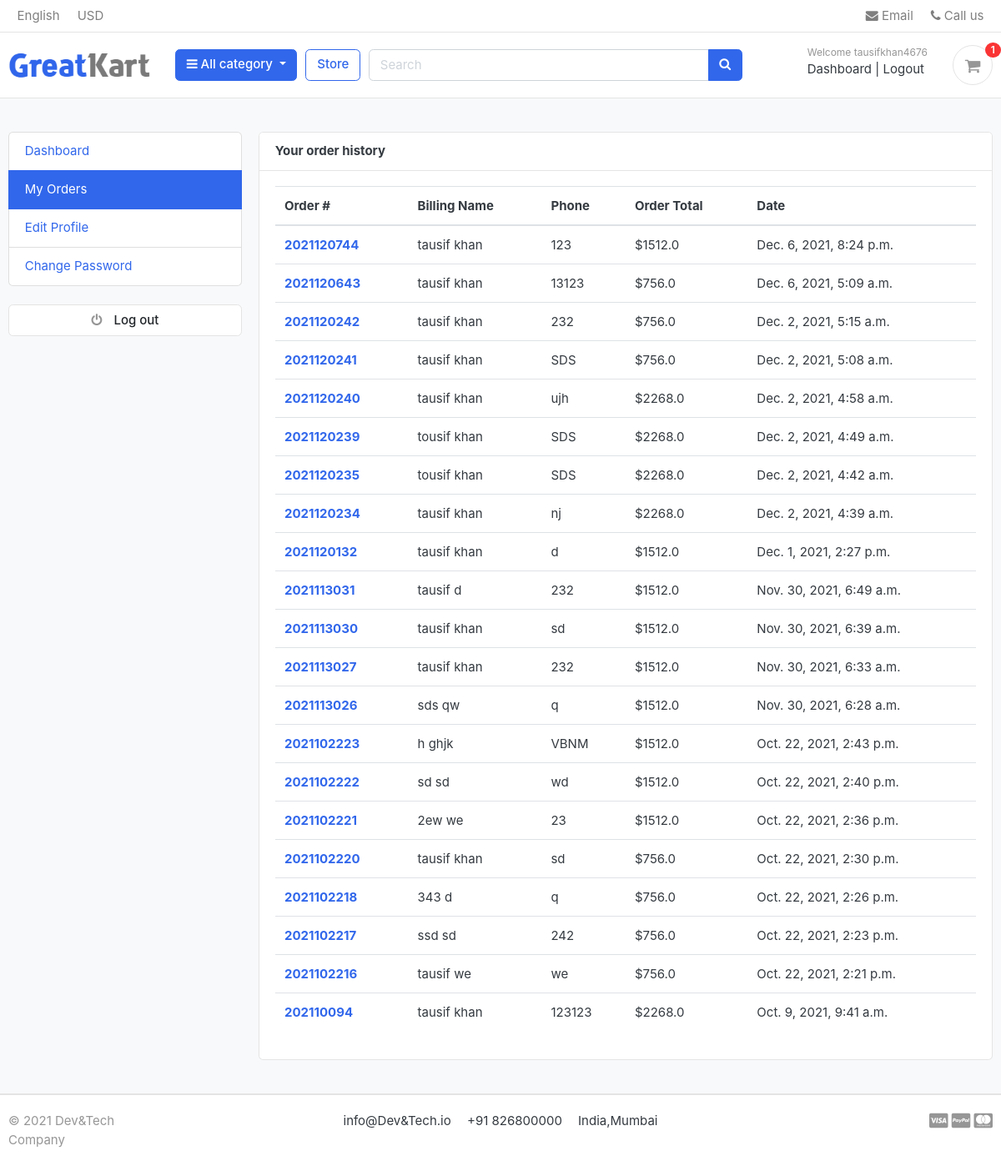
The page /accounts/my_orders/ (signed in) on the database its author committed.
### accounts/models.py (models this page shows, shortened)
class Account(AbstractBaseUser):
    first_name=models.CharField(max_length=100,default="")
    last_name=models.CharField(max_length=100,default="")
    username=models.CharField(max_length=100,unique=True,default="")
    email=models.EmailField(max_length=100,unique=True,default="")
    phone_number=models.CharField(max_length=20,default="")
    date_joined=models.DateTimeField(auto_now_add=True)
    last_login=models.DateTimeField(auto_now_add=True)
    is_admin=models.BooleanField(default=False)
    is_active=models.BooleanField(default=False)
    is_staff=models.BooleanField(default=False)
    is_superadmin=models.BooleanField(default=False)
    USERNAME_FIELD='email'
    REQUIRED_FIELDS=['username','first_name','last_name']
    objects=MyAccountManager()

### orders/models.py (models this page shows, shortened)
class Order(models.Model):
    STATUS=(
        ("New","New"),
        ("Accepted","Accepted"),
        ("Completed","Completed"),
        ("Cancelled","Cancelled"),
    )
    user=models.ForeignKey(Account,on_delete=models.SET_NULL,null=True)
    payment=models.ForeignKey(Payment,on_delete=models.SET_NULL,blank=True,null=True)
    order_number=models.CharField(max_length=25)
    first_name=models.CharField(max_length=100)
    last_name=models.CharField(max_length=100)
    phone=models.CharField(max_length=20)
    email=models.EmailField(max_length=100)
    address_line_1=models.CharField(max_length=100)
    address_line_2=models.CharField(max_length=100,blank=True)
    country=models.CharField(max_length=20)
    state=models.CharField(max_length=20)
    city=models.CharField(max_length=20)
    order_note=models.CharField(max_length=100)
    order_total=models.FloatField()
    tax=models.FloatField()
    status=models.CharField(blank=True,max_length=20)
    ip=models.CharField(blank=True,max_length=20)
    is_ordered=models.BooleanField(default=False)
    created_at=models.DateTimeField(auto_now_add=True)
    updated_at=models.DateTimeField(auto_now=True)
    def full_name(self):
        return f'{self.first_name} {self.last_name}'

### accounts/views.py (the view)
# urls.py: path('my_orders/', views.my_orders, name='my_orders'),
@login_required(login_url='login')
def my_orders(request):
    orders = Order.objects.filter(user=request.user, is_ordered=True).order_by('-created_at')
    context = {
        'orders': orders,
    }
    return render(request, 'accounts/my_orders.html', context)

### carts/context_processors.py (called while the page is built)
def counter(request):
    cart_count=0
    if 'admin' in request.path:
        return{}
    else:
        try:
            cart=Cart.objects.filter(cart_id=_cart_id(request))
            if request.user.is_authenticated: #jab user login karega or cart m add karta hai
                cart_items=CartItem.objects.all().filter(user=request.user)
            else: #jab user bina log in k  cart me add karega
                cart_items=CartItem.objects.all().filter(cart=cart[:1])
            for cart_item in cart_items:
                cart_count=cart_count+cart_item.quantity
        except Cart.DoesNotExist:
            cart_count=0
        return dict(cart_count=cart_count)

### carts/views.py (called while the page is built)
def _cart_id(request):
    cart=request.session.session_key
    if not cart:
        cart=request.session.create()
    return cart

### category/context_processors.py (called while the page is built)
def menu_links(request):
    links=Category.objects.all()
    return dict(links=links)

### category/models.py (called while the page is built)
    def get_url(self):
        return reverse('products_by_category',args=[self.slug])

### templates/accounts/my_orders.html (shortened to what this page needs)
{% extends 'base.html' %}
{% block content %}
<section class="section-conten padding-y bg">
<div class="container">
	<div class="row">
	{% include 'includes/dashboard_sidebar.html' %}
	<main class="col-md-9">
		<article class="card">
		<header class="card-header">
			<strong class="d-inline-block mr-3">Your order history</strong>
		</header>
		<div class="card-body">
			<div class="row">
			<div class="col-md-12">
				<table class="table table-hover">
				  <thead>
				    <tr>
				      <th scope="col">Order #</th>
				      <th scope="col">Billing Name</th>
				      <th scope="col">Phone</th>
				      <th scope="col">Order Total</th>
							<th scope="col">Date</th>
				    </tr>
				  </thead>
				  <tbody>
						{% for order in orders %}
				    <tr>
				      <th scope="row"><a href="{% url 'order_detail' order.order_number %}">{{order.order_number}}</a></th>
				      <td>{{order.full_name}}</td>
				      <td>{{order.phone}}</td>
				      <td>${{order.order_total}}</td>
							<td>{{order.created_at}}</td>
				    </tr>
				{% endfor %}
				  </tbody>
				</table>
			</div>
			</div>
		</div>
		</article>
	</main>
</div>
</div>
</section>
{% endblock %}

### templates/includes/nav.html (shortened to what this page needs)
{% load static %}
<header class="section-header">
	<nav class="navbar p-md-0 navbar-expand-sm navbar-light border-bottom">
		<div class="container">
			<div class="collapse navbar-collapse" id="navbarTop4">
				<ul class="navbar-nav mr-auto">
					<li class="nav-item dropdown">
						<a href="#" class="nav-link"> English </a>
					</li>
					<li class="nav-item dropdown">
						<a href="#" class="nav-link"> USD </a>
					</li>
				</ul>
				<ul class="navbar-nav">
					<li><a href="#" class="nav-link"> <i class="fa fa-envelope"></i> Email </a></li>
					<li><a href="#" class="nav-link"> <i class="fa fa-phone"></i> Call us </a></li>
				</ul>
			</div>
		</div>
	</nav>
	<section class="header-main border-bottom">
		<div class="container">
			<div class="row align-items-center">
				<div class="col-lg-2 col-md-3 col-6">
					<a href="{% url 'home' %}" class="brand-wrap">
						<img class="logo" src="{% static './images/logo.png' %}">
					</a>
				</div>
				<div class="col-lg col-sm col-md col-6 flex-grow-0">
					<div class="category-wrap dropdown d-inline-block float-right">
						<button type="button" class="btn btn-primary dropdown-toggle" data-toggle="dropdown">
							<i class="fa fa-bars"></i> All category
						</button>
					</div>
				</div>
				<a href="{% url 'store' %}" class="btn btn-outline-primary">Store</a>
				<div class="col-lg  col-md-6 col-sm-12 col">
					<form method="GET" action="{% url 'search' %}" class="search">
						<div class="input-group w-100">
							<input type="text" class="form-control" style="width:60%;" name="keyword" placeholder="Search">
							<div class="input-group-append">
								<button class="btn btn-primary" type="submit">
									<i class="fa fa-search"></i>
								</button>
							</div>
						</div>
					</form>
				</div>
				<div class="col-lg-3 col-sm-6 col-8 order-2 order-lg-3">
					<div class="d-flex justify-content-end mb-3 mb-lg-0">
						{% if user.id is None %}
						<div class="widget-header">
							<small class="title text-muted">Welcome Guest </small>
							<div>
								<a href="{% url 'login' %}">Sign in</a> <span class="dark-transp"> | </span>
								<a href="{% url 'register'%}"> Register</a>
							</div>
						</div>
						{% else %}
						<div class="widget-header">
							<small class="title text-muted">Welcome {{user.username}}</small>
							<div>
								<a href="{% url 'dashboard'%}">Dashboard</a> <span class="dark-transp"> | </span>
								<a href="{% url 'logout'%}"> Logout</a>
								{% endif %}
							</div>
						</div>
						<a href="{% url 'cart' %}" class="widget-header pl-3 ml-3">
							<div class="icon icon-sm rounded-circle border"><i class="fa fa-shopping-cart"></i></div>
							<span class="badge badge-pill badge-danger notify">{{cart_count}}</span>
						</a>
					</div>
				</div>
			</div>
		</div>
	</section>
</header>

### static/css/ui.css (style rules this page uses)
html { font-family: "Inter", sans-serif; font-size: 15px; }
.icon-xs, .icon-sm, .icon-md, .icon-lg { display: inline-block; text-align: center; flex-shrink: 0; flex-grow: 0; }
.icon-sm { width: 48px; height: 48px; line-height: 48px !important; font-size: 20px; }
.padding-y { padding-top: 40px; padding-bottom: 40px; }
article:after, .form-group:after { display: block; clear: both; content: ""; }
.bg { background-color: #f8f9fa; }
.header-main { position: relative; padding-top: 1rem; padding-bottom: 1rem; }
.brand-wrap .logo, .navbar-brand .logo { margin-right: 7px; max-height: 42px; display: inline-block; }
.widget-header { display: inline-block; vertical-align: middle; position: relative; }
.widget-header a { color: #343a40; }
.widget-header i { color: #969696; }
.widget-header .title { display: block; }
.widget-header .notify { position: absolute; top: -3px; right: -10px; }
.notify { position: absolute; top: -4px; right: -10px; display: inline-block; padding: 0.25em 0.6em; font-size: 12px; line-height: 1; text-align: center; border-radius: 3rem; color: #fff; background-color: #fa3434; }

### rows shown on the page
Account: username "tausifkhan4676"
Order: order_number "2021120744", full_name "tausif khan", phone "123", order_total "1512.0", created_at "Dec. 6, 2021, 8:24 p.m."
Order: order_number "2021120643", full_name "tausif khan", phone "13123", order_total "756.0", created_at "Dec. 6, 2021, 5:09 a.m."
Order: order_number "2021120242", full_name "tausif khan", phone "232", order_total "756.0", created_at "Dec. 2, 2021, 5:15 a.m."
Order: order_number "2021120241", full_name "tausif khan", phone "SDS", order_total "756.0", created_at "Dec. 2, 2021, 5:08 a.m."
Order: order_number "2021120240", full_name "tausif khan", phone "ujh", order_total "2268.0", created_at "Dec. 2, 2021, 4:58 a.m."
Order: order_number "2021120239", full_name "tousif khan", phone "SDS", order_total "2268.0", created_at "Dec. 2, 2021, 4:49 a.m."
Order: order_number "2021120235", full_name "tousif khan", phone "SDS", order_total "2268.0", created_at "Dec. 2, 2021, 4:42 a.m."
Order: order_number "2021120234", full_name "tausif khan", phone "nj", order_total "2268.0", created_at "Dec. 2, 2021, 4:39 a.m."
Order: order_number "2021120132", full_name "tausif khan", phone "d", order_total "1512.0", created_at "Dec. 1, 2021, 2:27 p.m."
Order: order_number "2021113031", full_name "tausif d", phone "232", order_total "1512.0", created_at "Nov. 30, 2021, 6:49 a.m."
Order: order_number "2021113030", full_name "tausif khan", phone "sd", order_total "1512.0", created_at "Nov. 30, 2021, 6:39 a.m."
Order: order_number "2021113027", full_name "tausif khan", phone "232", order_total "1512.0", created_at "Nov. 30, 2021, 6:33 a.m."
Order: order_number "2021113026", full_name "sds qw", phone "q", order_total "1512.0", created_at "Nov. 30, 2021, 6:28 a.m."
Order: order_number "2021102223", full_name "h ghjk", phone "VBNM", order_total "1512.0", created_at "Oct. 22, 2021, 2:43 p.m."
Order: order_number "2021102222", full_name "sd sd", phone "wd", order_total "1512.0", created_at "Oct. 22, 2021, 2:40 p.m."
Order: order_number "2021102221", full_name "2ew we", phone "23", order_total "1512.0", created_at "Oct. 22, 2021, 2:36 p.m."
Order: order_number "2021102220", full_name "tausif khan", phone "sd", order_total "756.0", created_at "Oct. 22, 2021, 2:30 p.m."
Order: order_number "2021102218", full_name "343 d", phone "q", order_total "756.0", created_at "Oct. 22, 2021, 2:26 p.m."
Order: order_number "2021102217", full_name "ssd sd", phone "242", order_total "756.0", created_at "Oct. 22, 2021, 2:23 p.m."
Order: order_number "2021102216", full_name "tausif we", phone "we", order_total "756.0", created_at "Oct. 22, 2021, 2:21 p.m."
Order: order_number "202110094", full_name "tausif khan", phone "123123", order_total "2268.0", created_at "Oct. 9, 2021, 9:41 a.m."

### other values the page prints
{{ cart_count }} "1"
